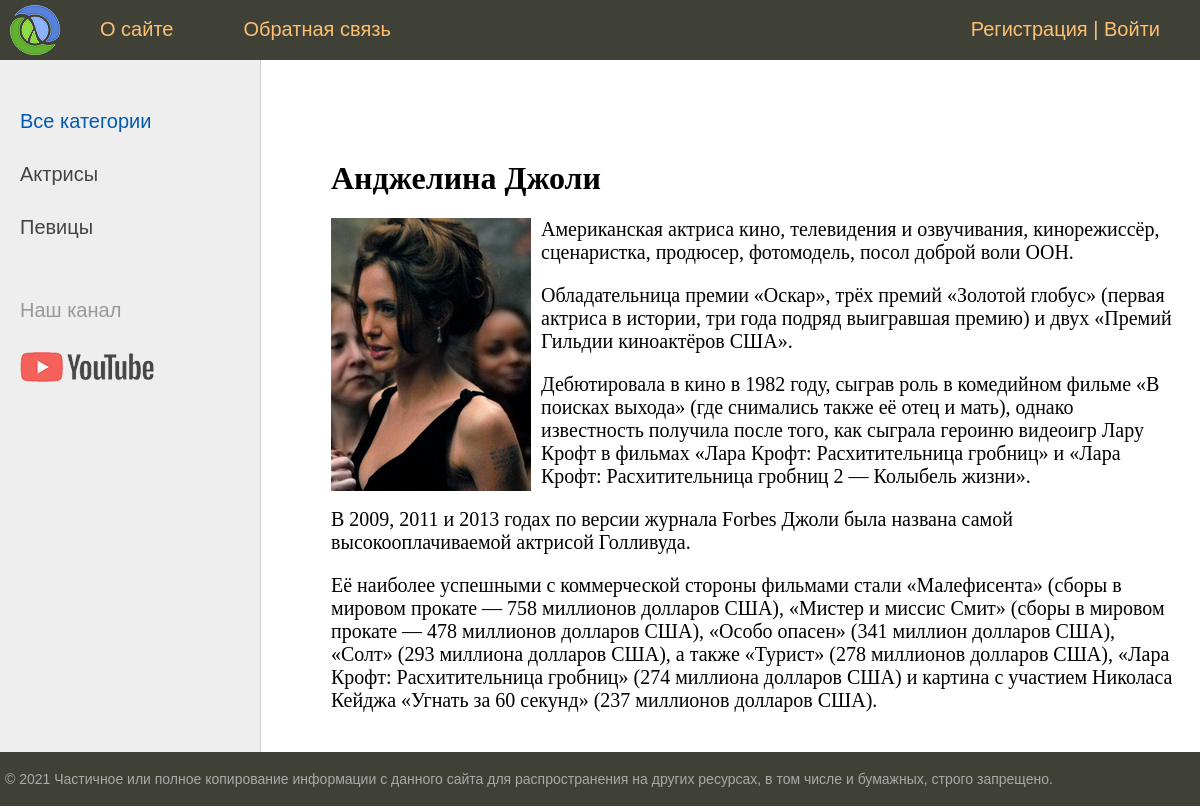
The app's page /post/andzhelina-dzholi/ with its own data.
### women/models.py (models this page shows, shortened)
class Categories(models.Model):
    name = models.CharField(max_length=100, db_index=True, verbose_name='Категория')
    slug = models.SlugField(max_length=255, unique=True, db_index=True, verbose_name='URL')
    class Meta:
        verbose_name = 'Категория'
        verbose_name_plural = 'Категории'
        ordering = ['name']
    def get_absolute_url(self):
        return reverse('category', kwargs={'cat_slug' : self.slug})

class Women(models.Model):
    title = models.CharField(max_length=255, verbose_name='Заголовок')
    slug = models.SlugField(max_length=255, unique=True, db_index=True, verbose_name='URL')
    content = models.TextField(blank=True, verbose_name='Текст статьи')
    photo = models.ImageField(upload_to = 'photos/%Y/%m/%d/', verbose_name='Выбрать/Изменить фото')
    time_create = models.DateTimeField(auto_now_add=True, verbose_name='Время создания')
    time_update = models.DateTimeField(auto_now=True, verbose_name='Время изменения')
    is_published = models.BooleanField(default=True, verbose_name='Публикация')
    cat = models.ForeignKey('Categories', on_delete=models.PROTECT, verbose_name='Категория')
    class Meta:
        verbose_name = 'Известные женщины'
        verbose_name_plural = 'Известные женщины'
    def __str__(self) -> str:
        return self.title

### women/views.py (the view)
# urls.py: path('post/<slug:post_slug>/', ShowPost.as_view(), name='post'),
class ShowPost(DataMixin,DetailView):
    model = Women
    template_name = 'women/post.html'
    slug_url_kwarg = 'post_slug'
    context_object_name = 'post'
    def get_context_data(self, **kwargs):
        context = super().get_context_data(**kwargs)
        c_def = self.get_user_context(title = context['post'])
        return dict(list(context.items()) + list(c_def.items()))

### women/utils.py (called while the page is built)
    def get_user_context(self, **kwargs):
        context = kwargs
        cats = cache.get('cats')
        if not cats:
            cats = Categories.objects.annotate(Count('women'))
            cache.set('cats', cats, 60)
        user_menu = menu.copy()
        if not self.request.user.is_authenticated:
            user_menu.pop(2)
        context['menu'] = user_menu
        context['cats'] = cats
        if 'cat_selected' not in context:
            context['cat_selected'] = 0
        return context

### women/templates/women/post.html
{% extends 'women/base.html' %}
{% block content %}
<h1>{{ post.title }}</h1>
{% if post.photo %}
<p><img class="img-article-left" src="{{ post.photo.url }}" alt=""></p>
{% endif %}
{% autoescape off %}
{{ post.content|linebreaks }}
{% endautoescape %}
{% endblock %}

### women/templates/women/base.html (shortened to what this page needs)
{% load static %}
{% load women_tags %}
<!DOCTYPE html>
<html>
<head>
	<link type="text/css" href="{% static 'women/css/styles.css' %}" rel="stylesheet" />
</head>
<body>
<table class="table-page" border=0 cellpadding="0" cellspacing="0">
<tr><td valign=top>
{% block mainmenu %}
		<div class="header">
			<ul id="mainmenu" class="mainmenu">
			<li class="logo"><a href="{% url 'home' %}"><div class="logo"></div></a></li>
		{% for m in menu %}
			<li><a href="{% url m.url_name %}">{{m.title}}</a></li>
		{% endfor %}
		{% if request.user.is_authenticated %}
		<li class="last">{{ user.username }} | <a href="{% url 'logout' %}">Выйти</a></li>
		{% else %}
		<li class="last"><a href="{% url 'register' %}">Регистрация</a> | <a href="{% url 'login' %}">Войти</a></li>
		{% endif %}
			</ul>
		</div>
{% endblock mainmenu %}
<table class="table-content" border=0 cellpadding="0" cellspacing="0">
<tr>
	<td valign="top" class="left-chapters">
		<ul id="leftchapters">
		{% if cat_selected == 0 %}
			<li class="selected">Все категории</li>
		{% else %}
			<li><a href="{% url 'home' %}">Все категории</a></li>
		{% endif %}
		{% for c in cats %}
		{% if c.women__count > 0 %}
		{% if c.pk == cat_selected %}
		<li class="selected">{{ c.name }}</li>
		{% else %}
		<li><a href="{{ c.get_absolute_url }}">{{ c.name }}</a></li>
		{% endif %}
		{% endif %}
		{% endfor %}
		<li class="share">
		<p>Наш канал</p>
		<a class="share-yt" href="https://www.youtube.com/channel/UClJzWfGWuGJL2t-3dYKcHTA/playlists" target="_blank" rel="nofollow"></a>
	</li>
	</ul>
</td>
<td valign="top" class="content">
	<div class="content-text">
{% block content %}
{% endblock %}
	</div>
</td></tr></table>
</td></tr>
<tr><td valign=top>
	<div id="footer">
		<p>&copy; 2021 Частичное или полное копирование информации с данного сайта для распространения на других ресурсах, в том числе и бумажных, строго запрещено.</p>
	</div>
</td></tr></table>
</body>
</html>

### women/static/women/css/styles.css (style rules this page uses)
html, body { font-family: 'Arial'; margin: 0; padding: 0; height: 100%; width: 100%; color: #444; }
a { color: #0059b2; text-decoration: none; }
img { max-width: 600px; height: auto; }
img.img-article-left { max-width: 300px; height: auto; float: left; padding: 0 10px 10px 0; }
.table-page { width: 100%; height: 100%; vertical-align: top; }
.table-page tr { height: 100%; }
.header { background: #3F4137; height: 60px; }
.logo { background: url('../images/logo.png') no-repeat 10px 5px; width: 70px; height: 60px; }
ul.mainmenu { list-style: none; margin: 0; padding: 0; height: 60px; color: #fdc073; font-size: 20px; overflow: hidden; }
ul.mainmenu li { float: left; margin: 18px 40px 0 30px; }
ul.mainmenu li.logo { margin: 0; }
ul.mainmenu li.last { float: right; }
ul.mainmenu li a { color: #fdc073; text-decoration: none; }
.table-content { width: 100%; min-height: 100%; height: 100%; }
.left-chapters { margin: 0; background: #eee; border-right: 1px solid #ccc; min-height: 100%; }
.left-chapters ul { width: 230px; min-height: 100%; margin: 0; padding: 20px 10px 10px 20px; list-style: none; font-size: 20px; }
.left-chapters ul li { margin: 30px 0 0 0; color: #999; }
.left-chapters ul li.selected { color: #0059b2; }
.left-chapters ul li a { color: #444; text-decoration: none; }
.left-chapters ul li.share { margin: 60px 0 0 0; }
.left-chapters ul li.share p { margin: 30px 0 30px 0; }
.left-chapters ul li.share a { display: inline-block; width: 40px; height: 40px; margin: 0 20px 0 0; }
.left-chapters ul li.share a.share-yt { width: 100%; height: 30px; background: url('../images/share_yt.png') no-repeat 0 0 }
.content { padding: 40px 20px 20px 40px; width: 100%; box-sizing: border-box; }
.content-text { margin: 60px 0 0 30px; color: #000; font-size: 20px; font-family: Yandex Sans Display Light; }
.content-text h1 { font-size: 32px; }
#footer { box-sizing: border-box; background: #3F4137; padding: 5px; color: #aaa; font-size: 14px; font-family: Verdana, Geneva, Arial, Helvetica; text-align: left; overflow: hidden; }

### records on screen
Categories: name "Актрисы"
Categories: name "Певицы"
Women: title "Анджелина Джоли", photo (picture), content "Американская актриса кино, телевидения и озвучивания, кинорежиссёр, сценаристка, продюсер, фотомодель, посол доброй воли ООН. Обладательница премии «Оскар», трёх премий «Золотой глобус» (первая актриса в истории, три года подряд выигравшая премию) и двух «Премий Гильдии киноактёров США». Дебютировала в кино в 1982 году, сыграв роль в комедийном фильме «В поисках выхода» (где снимались также её отец и мать), однако известность получила после того, как сыграла героиню видеоигр Лару Крофт в фильмах «Лара Крофт: Расхитительница гробниц» и «Лара Крофт: Расхитительница гробниц 2 — Колыбель жизни». В 2009, 2011 и 2013 годах по версии журнала Forbes Джоли была названа самой высокооплачиваемой…"

### other values on screen
{{ m.title }} "О сайте" "Обратная связь"
